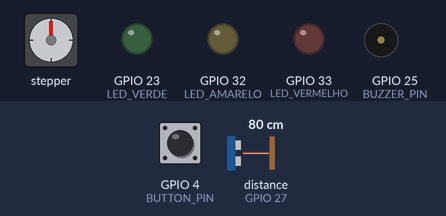
A sketch run on a simulated ESP32. Parts: stepper motor, output pins drawn as LEDs (lit = HIGH), buzzer (waves = sounding, pin HIGH). The test bench sets the inputs (shaded band); at power-on: GPIO 4 (BUTTON_PIN) LOW, distance to the obstacle (sensor on GPIO 27) 80 cm. The echo pulse lasts 58.3 µs per cm; nothing arrives over Bluetooth unless stated; stepper angles assume 2048 steps per turn; pins used as bus, display or sensor lines are not drawn; what the sketch prints to the serial monitor is not drawn.

Above: at 1.2 s.
1.3 s: GPIO 4 (BUTTON_PIN) pulled HIGH for 0.15 s
At 1.4 s:
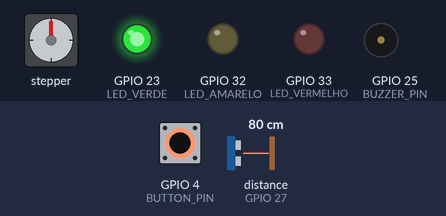
4.3 s: distance to the obstacle (sensor on GPIO 27) set to 35 cm
7.3 s: distance to the obstacle (sensor on GPIO 27) set to 29 cm
At 7.72 s:
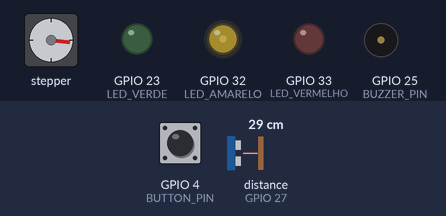
10.3 s: GPIO 4 (BUTTON_PIN) pulled HIGH for 1 s
At 11.29 s:
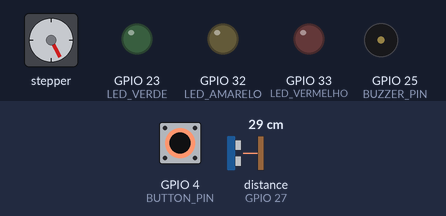
13.3 s: GPIO 4 (BUTTON_PIN) pulled HIGH for 0.15 s
At 15.5 s:
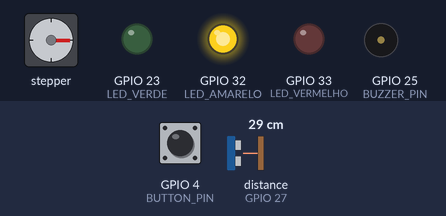
16.4 s: distance to the obstacle (sensor on GPIO 27) set to 12 cm
19.4 s: distance to the obstacle (sensor on GPIO 27) set to 10 cm
At 21.81 s:
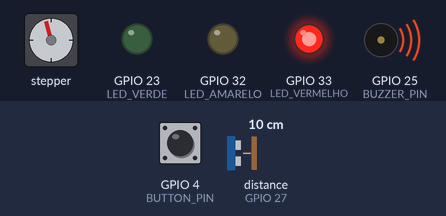
Timing chart, 0 to 25.2 s (numbered marks = the images above; inputs shaded):
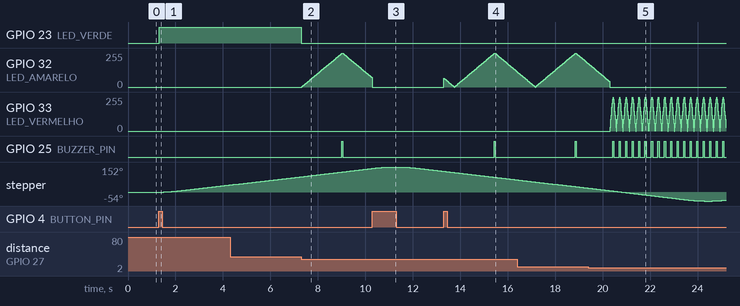

The sketch:

PROJETO_FINAL2.ino
```cpp
#include <Arduino.h>               // Inclui a biblioteca principal para programação Arduino
#include <AccelStepper.h>          // Inclui a biblioteca para controle de motores de passo
#include <BluetoothSerial.h>       // Inclui a biblioteca para comunicação serial via Bluetooth

String dispositivo = "32P";        // Define o nome do dispositivo Bluetooth como "32P"
BluetoothSerial SerialBT;          // Cria um objeto para comunicação serial Bluetooth

// Definição dos pinos do motor de passo
#define e1 21                      // Define o pino 21 como a primeira bobina do motor de passo
#define e2 19                      // Define o pino 19 como a segunda bobina do motor de passo
#define e3 18                      // Define o pino 18 como a terceira bobina do motor de passo
#define e4 5                       // Define o pino 5 como a quarta bobina do motor de passo

// Configurações do buzzer
#define BUZZER_PIN 25              // Define o pino 25 para o buzzer
#define BUZZER_CHANNEL 0           // Define o canal PWM 0 para o buzzer
#define BUZZER_FREQUENCY 2000      // Define a frequência do buzzer em 2000 Hz
#define BUZZER_RESOLUTION 8        // Define a resolução PWM do buzzer em 8 bits (0 a 255)
int buzzerVolumeVermelho = 128;    // Volume do buzzer (0 a 255) para o alerta vermelho
int buzzerVolumeAmarelo = 64;      // Volume do buzzer (0 a 255) para o alerta amarelo
int buzzerFreqVermelho = 2000;     // Frequência do buzzer em 2000 Hz para o alerta vermelho
int buzzerFreqAmarelo = 1000;      // Frequência do buzzer em 1000 Hz para o alerta amarelo
unsigned long tempoAnteriorBuzzer = 0; // Armazena o tempo anterior para controle do buzzer
const unsigned long intervaloBuzzer = 10; // Intervalo de tempo para atualizar o buzzer em milissegundos

// Definição dos pinos do sensor ultrassônico
#define TRIG_PIN 26                // Define o pino 26 como TRIG para o sensor ultrassônico
#define ECHO_PIN 27                // Define o pino 27 como ECHO para o sensor ultrassônico

// Definição do pino do botão
#define BUTTON_PIN 4               // Define o pino 4 como o pino do botão

// Definição dos pinos dos LEDs
#define LED_VERDE 23               // Define o pino 23 para o LED verde
#define LED_AMARELO 32             // Define o pino 32 para o LED amarelo
#define LED_VERMELHO 33            // Define o pino 33 para o LED vermelho

// Variáveis para controle do efeito de fade dos LEDs
int brilhoVermelho = 0;           // Nível de brilho atual do LED vermelho (0 a 255)
int incrementoVermelho = 30;      // Incremento do brilho do LED vermelho para efeito de fade

int brilhoAmarelo = 0;            // Nível de brilho atual do LED amarelo (0 a 255)
int incrementoAmarelo = 3;        // Incremento do brilho do LED amarelo para efeito de fade

unsigned long tempoAnteriorVermelho = 0; // Armazena o tempo anterior para controle do fade do LED vermelho
unsigned long tempoAnteriorAmarelo = 0;  // Armazena o tempo anterior para controle do fade do LED amarelo
const unsigned long intervaloPWMVermelho = 15; // Intervalo de tempo para o efeito de fade do LED vermelho em milissegundos
const unsigned long intervaloPWMAmarelo = 20;  // Intervalo de tempo para o efeito de fade do LED amarelo em milissegundos

bool alertaVermelho = false;      // Flag para saber se o alerta vermelho está ativo
bool alertaAmarelo = false;       // Flag para saber se o alerta amarelo está ativo

// Criação do objeto AccelStepper para controle do motor de passo
AccelStepper motorPasso(AccelStepper::FULL4WIRE, e1, e3, e2, e4); // Configura motor em modo FULL4WIRE

// Variáveis globais para o sensor ultrassônico e controle do motor
unsigned long tempoAnteriorSensor = 0;  // Armazena o tempo anterior para controle do sensor ultrassônico
const int passosTotais = 1024;          // Define o número total de passos que o motor deve dar em cada direção
bool sentidoHorario = true;             // Define o sentido de rotação inicial do motor (horário)

// Variáveis para controle do botão
bool sistemaLigado = false;             // Estado inicial do sistema (desligado)
bool estadoBotaoAnterior = LOW;         // Armazena o estado anterior do botão (pressionado ou não)
unsigned long tempoDebounce = 50;       // Tempo de debounce do botão em milissegundos (para evitar múltiplas leituras)
unsigned long ultimoTempoBotao = 0;     // Armazena o último tempo em que o botão foi pressionado

// Variáveis para controle do buzzer (LED vermelho)
bool buzzerAtivoVermelho = false;       // Flag para saber se o buzzer está ativo para o LED vermelho
unsigned long tempoBuzzerVermelho = 0;  // Armazena o tempo anterior para o buzzer vermelho

// Variáveis para controle do buzzer (LED amarelo)
bool buzzerAtivo = false;               // Flag para saber se o buzzer está ativo para o LED amarelo
unsigned long tempoBuzzer = 0;          // Armazena o tempo anterior para o buzzer amarelo

// Variáveis adicionais para controlar o retorno do motor à posição inicial
bool sistemaLigadoAnterior = false;     // Armazena o estado anterior do sistema (ligado/desligado)
const long initialPosition = 0;         // Define a posição inicial desejada para o motor de passo

// Função para medir a distância usando o sensor ultrassônico
long medirDistancia() {
    digitalWrite(TRIG_PIN, LOW);   // Garante que o pino TRIG esteja em estado baixo para começar
    delayMicroseconds(2);          // Espera por 2 microssegundos para garantir um pulso limpo
    digitalWrite(TRIG_PIN, HIGH);  // Define o pino TRIG como alto para enviar o pulso ultrassônico
    delayMicroseconds(10);         // Mantém o TRIG alto por 10 microssegundos para enviar o pulso
    digitalWrite(TRIG_PIN, LOW);   // Define o TRIG como baixo novamente após enviar o pulso

    // Usa a função pulseIn para medir o tempo (em microssegundos) que o pulso leva para retornar
    long duracao = pulseIn(ECHO_PIN, HIGH);

    // Converte o tempo medido em distância em centímetros
    // (velocidade do som é aproximadamente 0.034 cm/µs, e divide por 2 porque o som vai e volta)
    long distancia = (duracao * 0.034) / 2;

    return distancia; // Retorna a distância calculada
}

// Função para ler o sensor ultrassônico e imprimir a distância via Bluetooth
void lerSensor() {
    unsigned long tempoAtual = millis(); // Obtém o tempo atual em milissegundos desde o início do programa

    // Verifica se 1 segundo (1000 ms) se passou desde a última leitura do sensor
    if (tempoAtual - tempoAnteriorSensor >= 1000) {
        tempoAnteriorSensor = tempoAtual; // Atualiza o tempo anterior com o tempo atual

        // Chama a função medirDistancia() e armazena o valor da distância
        long distancia = medirDistancia();

        // Envia a distância medida via Bluetooth
        SerialBT.print("Distância: ");
        SerialBT.print(distancia);
        SerialBT.println(" cm");

        // Lógica de controle para LEDs e alertas com base na distância medida

        // Se a distância for menor que 10 cm
        if (distancia < 10) {
            alertaVermelho = true;       // Ativa o alerta vermelho
            alertaAmarelo = false;       // Desativa o alerta amarelo
            digitalWrite(LED_VERDE, LOW); // Desliga o LED verde
        }
        // Se a distância estiver entre 10 cm e 30 cm
        else if (10 <= distancia && distancia <= 30) {
            alertaVermelho = false;      // Desativa o alerta vermelho
            alertaAmarelo = true;        // Ativa o alerta amarelo
            digitalWrite(LED_VERDE, LOW); // Desliga o LED verde
        }
        // Se a distância for maior que 30 cm
        else {
            alertaVermelho = false;      // Desativa o alerta vermelho
            alertaAmarelo = false;       // Desativa o alerta amarelo
            digitalWrite(LED_VERDE, HIGH); // Liga o LED verde
        }
    }
}


// Função responsável por controlar o efeito de fade no LED vermelho
void fadeLedVermelho() {
    unsigned long tempoAtual = millis(); // Obtém o tempo atual em milissegundos

    // Se o alerta vermelho estiver ativo
    if (alertaVermelho == true) {
        digitalWrite(LED_AMARELO, LOW); // Garante que o LED amarelo esteja apagado
    }

    // Verifica se o alerta vermelho está ativo e se já passou o intervalo necessário para atualizar o LED
    if (alertaVermelho && tempoAtual - tempoAnteriorVermelho >= intervaloPWMVermelho) {
        tempoAnteriorVermelho = tempoAtual; // Atualiza o tempo anterior com o tempo atual

        // Ajusta o brilho do LED vermelho usando PWM (0-255)
        analogWrite(LED_VERMELHO, brilhoVermelho);

        // Incrementa o brilho do LED vermelho
        brilhoVermelho += incrementoVermelho;

        // Inverte a direção do fade (clarear ou escurecer) ao atingir os limites
        if (brilhoVermelho <= 0 || brilhoVermelho >= 255) {
            incrementoVermelho = -incrementoVermelho; // Muda o sentido do incremento
        }

        // Aciona o buzzer por 50ms quando o brilho atingir o máximo (255)
        if (brilhoVermelho >= 255 && !buzzerAtivoVermelho) {
            digitalWrite(BUZZER_PIN, HIGH); // Liga o buzzer
            buzzerAtivoVermelho = true; // Marca que o buzzer está ativo
            tempoBuzzerVermelho = millis(); // Registra o tempo de início do buzzer
        }
    }
    // Caso o alerta vermelho esteja desativado
    else if (!alertaVermelho) {
        analogWrite(LED_VERMELHO, 0); // Garante que o LED vermelho esteja apagado
    }

    // Verifica se o buzzer já está ativo há 50ms
    if (buzzerAtivoVermelho && (millis() - tempoBuzzerVermelho >= 50)) {
        digitalWrite(BUZZER_PIN, LOW); // Desliga o buzzer
        buzzerAtivoVermelho = false;   // Reseta a flag do buzzer ativo
    }
}

// Função responsável por controlar o efeito de fade no LED amarelo
void fadeLedAmarelo() {
    unsigned long tempoAtual = millis(); // Obtém o tempo atual em milissegundos

    // Verifica se o alerta amarelo está ativo e se já passou o intervalo necessário para atualizar o LED
    if (alertaAmarelo && tempoAtual - tempoAnteriorAmarelo >= intervaloPWMAmarelo) {
        tempoAnteriorAmarelo = tempoAtual; // Atualiza o tempo anterior com o tempo atual

        // Ajusta o brilho do LED amarelo usando PWM (0-255)
        analogWrite(LED_AMARELO, brilhoAmarelo);

        // Incrementa o brilho do LED amarelo
        brilhoAmarelo += incrementoAmarelo;

        // Inverte a direção do fade (clarear ou escurecer) ao atingir os limites
        if (brilhoAmarelo <= 0 || brilhoAmarelo >= 255) {
            incrementoAmarelo = -incrementoAmarelo; // Muda o sentido do incremento
        }

        // Aciona o buzzer por 50ms quando o brilho atingir o máximo (255)
        if (brilhoAmarelo >= 255 && !buzzerAtivo) {
            digitalWrite(BUZZER_PIN, HIGH); // Liga o buzzer
            buzzerAtivo = true; // Marca que o buzzer está ativo
            tempoBuzzer = millis(); // Registra o tempo de início do buzzer
        }
    }
    // Caso o alerta amarelo esteja desativado
    else if (!alertaAmarelo) {
        analogWrite(LED_AMARELO, 0); // Garante que o LED amarelo esteja apagado
    }

    // Verifica se o buzzer já está ativo há 50ms
    if (buzzerAtivo && (millis() - tempoBuzzer >= 50)) {
        digitalWrite(BUZZER_PIN, LOW); // Desliga o buzzer
        buzzerAtivo = false; // Reseta a flag do buzzer ativo
    }
}

// Função para configurar o motor de passo para mover 1024 passos em uma direção
void configurarMotor() {
    // Verifica se o sentido atual é horário
    if (sentidoHorario) {
        // Configura o motor para se mover 1024 passos à frente
        motorPasso.moveTo(motorPasso.currentPosition() + passosTotais);
    } else {
        // Configura o motor para se mover 1024 passos para trás
        motorPasso.moveTo(motorPasso.currentPosition() - passosTotais);
    }
    // Inverte o sentido do movimento para a próxima vez que a função for chamada
    sentidoHorario = !sentidoHorario;
}

// Função para atualizar o estado do motor de passo
void atualizarMotor() {
    // Verifica se o motor chegou à posição alvo
    if (motorPasso.distanceToGo() == 0) {
        // Se sim, configura o próximo movimento
        configurarMotor();
    }
}

// Função para ler o estado do botão e alternar o estado do sistema (ligado/desligado)
void lerBotao() {
    // Lê o estado atual do botão (pressionado ou não)
    bool estadoBotaoAtual = digitalRead(BUTTON_PIN);
    unsigned long tempoAtual = millis(); // Obtém o tempo atual em milissegundos

    // Verifica se o botão mudou de estado e se o tempo de debounce foi respeitado
    if (estadoBotaoAtual != estadoBotaoAnterior && (tempoAtual - ultimoTempoBotao) > tempoDebounce) {
        ultimoTempoBotao = tempoAtual; // Atualiza o tempo da última leitura válida do botão

        // Se o botão foi pressionado (estado HIGH)
        if (estadoBotaoAtual == HIGH) {
            // Alterna o estado do sistema entre ligado e desligado
            sistemaLigado = !sistemaLigado;

            // Se o sistema foi ligado
            if (sistemaLigado == true) {
                SerialBT.println("Sistema Ligado!"); // Envia mensagem via Bluetooth
                // Imprime uma linha decorativa no monitor serial Bluetooth
                for (int i = 0; i < 15; i++) {
                    SerialBT.print("-=");
                }
                SerialBT.println(); // Quebra de linha
            }
            // Se o sistema foi desligado
            else {
                // Imprime uma linha decorativa no monitor serial Bluetooth
                for (int i = 0; i < 15; i++) {
                    SerialBT.print("-=");
                }
                SerialBT.println(); // Quebra de linha
                SerialBT.println("Sistema Desligado!"); // Envia mensagem via Bluetooth
                // Imprime outra linha decorativa
                for (int i = 0; i < 15; i++) {
                    SerialBT.print("-=");
                }
                SerialBT.println(); // Quebra de linha
            }
        }
    }
    // Atualiza o estado anterior do botão para o estado atual
    estadoBotaoAnterior = estadoBotaoAtual;
}

// Função de configuração inicial do Arduino (executada uma vez)
void setup() {
    // Inicia a comunicação serial com uma taxa de transmissão de 115200 bits por segundo
    Serial.begin(115200);

    // Inicia a comunicação Bluetooth com o nome do dispositivo definido na variável "dispositivo"
    SerialBT.begin(dispositivo);

    // Configurações iniciais para o motor de passo:
    // Define a velocidade máxima do motor para 100 passos por segundo
    motorPasso.setMaxSpeed(100.0);
    // Define a aceleração do motor para 100 passos por segundo ao quadrado
    motorPasso.setAcceleration(100.0);

    // Configura os pinos do sensor ultrassônico
    pinMode(TRIG_PIN, OUTPUT); // Define o pino TRIG como saída
    pinMode(ECHO_PIN, INPUT);  // Define o pino ECHO como entrada

    // Configura o pino do botão
    pinMode(BUTTON_PIN, INPUT); // Define o pino do botão como entrada

    // Configura os pinos dos LEDs
    pinMode(LED_VERDE, OUTPUT);    // Define o pino do LED verde como saída
    pinMode(LED_AMARELO, OUTPUT);  // Define o pino do LED amarelo como saída
    pinMode(LED_VERMELHO, OUTPUT); // Define o pino do LED vermelho como saída

    // Configura o pino do buzzer
    pinMode(BUZZER_PIN, OUTPUT); // Define o pino do buzzer como saída

    // Inicializa os LEDs amarelo e vermelho apagados (brilho 0)
    analogWrite(LED_AMARELO, 0);  // Desliga o LED amarelo
    analogWrite(LED_VERMELHO, 0); // Desliga o LED vermelho

    // Imprime uma mensagem no monitor serial para indicar que o sistema foi iniciado
    Serial.println("Sistema Iniciado");

    // Armazena o estado inicial do sistema (desligado) em uma variável
    sistemaLigadoAnterior = sistemaLigado;
}

// Função principal do Arduino que executa repetidamente após a função setup()
void loop() {
    // Lê o estado atual do botão e atualiza a variável de controle do sistema
    lerBotao();

    // Verifica se o estado do sistema (ligado/desligado) mudou
    if (sistemaLigado != sistemaLigadoAnterior) {
        // Se o sistema foi desligado
        if (!sistemaLigado) {
            // Move o motor para a posição inicial (0)
            motorPasso.moveTo(initialPosition);
        } else {
            // Se o sistema foi ligado, configura o próximo movimento do motor
            configurarMotor();
        }
        // Atualiza a variável que guarda o estado anterior do sistema
        sistemaLigadoAnterior = sistemaLigado;
    }

    // Executa o motor para garantir que ele se mova em direção à posição alvo
    motorPasso.run();

    // Se o sistema está ligado
    if (sistemaLigado) {
        // Atualiza o estado do motor de acordo com o movimento
        atualizarMotor();
        // Lê o valor do sensor ultrassônico e atualiza o sistema de alerta
        lerSensor();
        // Controla o efeito de fade no LED vermelho
        fadeLedVermelho();
        // Controla o efeito de fade no LED amarelo
        fadeLedAmarelo();

    } else {
        // Se o sistema está desligado, realiza a limpeza dos estados
        // Desliga o buzzer
        digitalWrite(BUZZER_PIN, LOW);
        // Desativa os alertas dos LEDs
        alertaVermelho = false;
        alertaAmarelo = false;
        // Desliga o LED verde
        digitalWrite(LED_VERDE, LOW);
        analogWrite(LED_AMARELO, LOW);
        analogWrite(LED_VERMELHO, LOW);
    }
}
```

Measured:
- the behaviour switches between 32 and 31 cm on distance to the obstacle (sensor on GPIO 27) (found by bisection; images 1 and 2)
- the behaviour switches between 11 and 10 cm on distance to the obstacle (sensor on GPIO 27) (found by bisection; images 4 and 5)
- after the input at 1.3 s, GPIO 23 (LED_VERDE): LOW → HIGH at once; stepper: keeps turning clockwise at about 16°/s, starting after 0.21 s
- after the input at 7.3 s, GPIO 23 (LED_VERDE): HIGH → LOW at once; GPIO 32 (LED_AMARELO): rises from 0/255 to 255/255 in 1.7 s, then falls to 69/255 in 1.3 s; GPIO 25 (BUZZER_PIN): LOW → HIGH after 1.7 s, → LOW 0.05 s later
- after the input at 10.3 s, GPIO 25 (BUZZER_PIN): stays LOW (without the input it goes to HIGH after 2.1 s)
- after the input at 13.3 s, GPIO 25 (BUZZER_PIN): LOW → HIGH after 2.1 s, → LOW 0.05 s later
